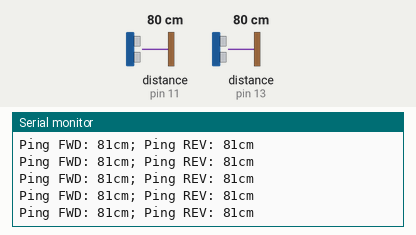
Bench run of a sketch on a simulated Arduino Uno, built with avr-gcc and run on an emulated ATmega328P. Parts: the last lines printed to the serial monitor. Inputs (shaded band) come from the test bench; at power-on: distance to the obstacle (sensors on pin 11, pin 13) 80 cm. The echo pulse lasts 58.3 µs per cm.

Above: at 1.2 s.
1.3 s: distance to the obstacle (sensor on pin 11) set to 60 cm
At 1.43 s:
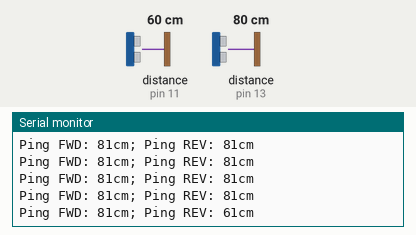
4.3 s: distance to the obstacle (sensor on pin 13) set to 35 cm
At 4.4 s:
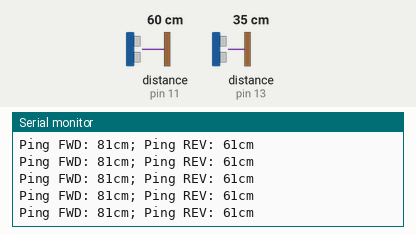
7.3 s: distance to the obstacle (sensor on pin 11) set to 2 cm
At 7.3 s:
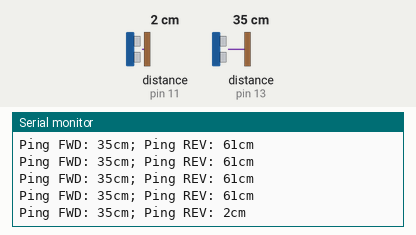
8.8 s: distance to the obstacle (sensor on pin 13) set to 2 cm
At 8.86 s:
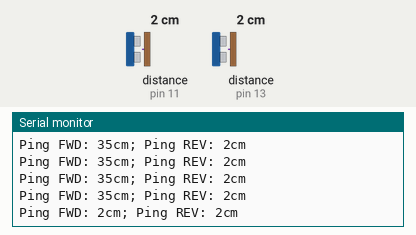
10.3 s: distance to the obstacle (sensor on pin 13) set to 35 cm
At 10.39 s:
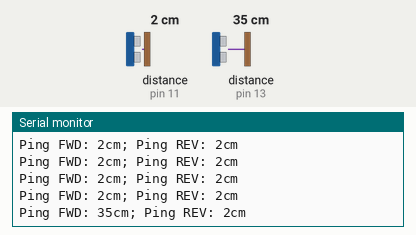
Timing chart, 0 to 13.3 s (numbered marks = the images above; inputs shaded):
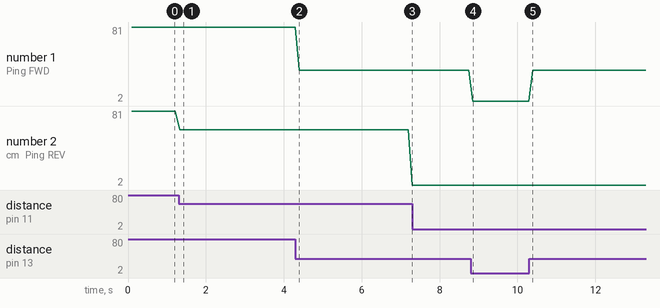

The sketch:

HC-SR05_Test.ino
```cpp
// ---------------------------------------------------------------------------
// Example NewPing library sketch that does a ping about 20 times per second.
// ---------------------------------------------------------------------------

#include <NewPing.h>

#define TRIGGER_PIN  12  // Arduino pin tied to trigger pin on the ultrasonic sensor.
#define ECHO_PIN_F   13  // Arduino pin tied to echo pin on the ultrasonic sensor in front.
#define ECHO_PIN_R   11  // Arduino pin tied to echo pin on the ultrasonic sensor at rear.
#define MAX_DISTANCE 200 // Maximum distance we want to ping for (in centimeters). Maximum sensor distance is rated at 400-500cm.

NewPing sonar_front(TRIGGER_PIN, ECHO_PIN_F, MAX_DISTANCE);  // NewPing setup of pins and maximum distance.
NewPing sonar_rear( TRIGGER_PIN, ECHO_PIN_R, MAX_DISTANCE);  // NewPing setup of pins and maximum distance.

void setup() {
  Serial.begin(115200); // Open serial monitor at 115200 baud to see ping results.
}

void loop() {
  delay(100);                     // Wait 50ms between pings (about 20 pings/sec). 29ms should be the shortest delay between pings.
  Serial.print("Ping FWD: ");
  Serial.print(sonar_front.ping_cm()); // Send ping, get distance in cm and print result (0 = outside set distance range)
  Serial.print("cm; Ping REV: ");
  Serial.print(sonar_rear.ping_cm()); // Send ping, get distance in cm and print result (0 = outside set distance range)
  Serial.println("cm");
}
```

Measured:
- after the input at 1.3 s, the serial monitor: prints a new line at once (image 1)
- after the input at 8.8 s, the serial monitor: prints a new line after 0.06 s (image 4)
- plotted number 1: 81 → 35 after the input at 4.3 s
- plotted number 2: 81 → 61 after the input at 1.3 s, 61 → 2 after the input at 4.3 s
